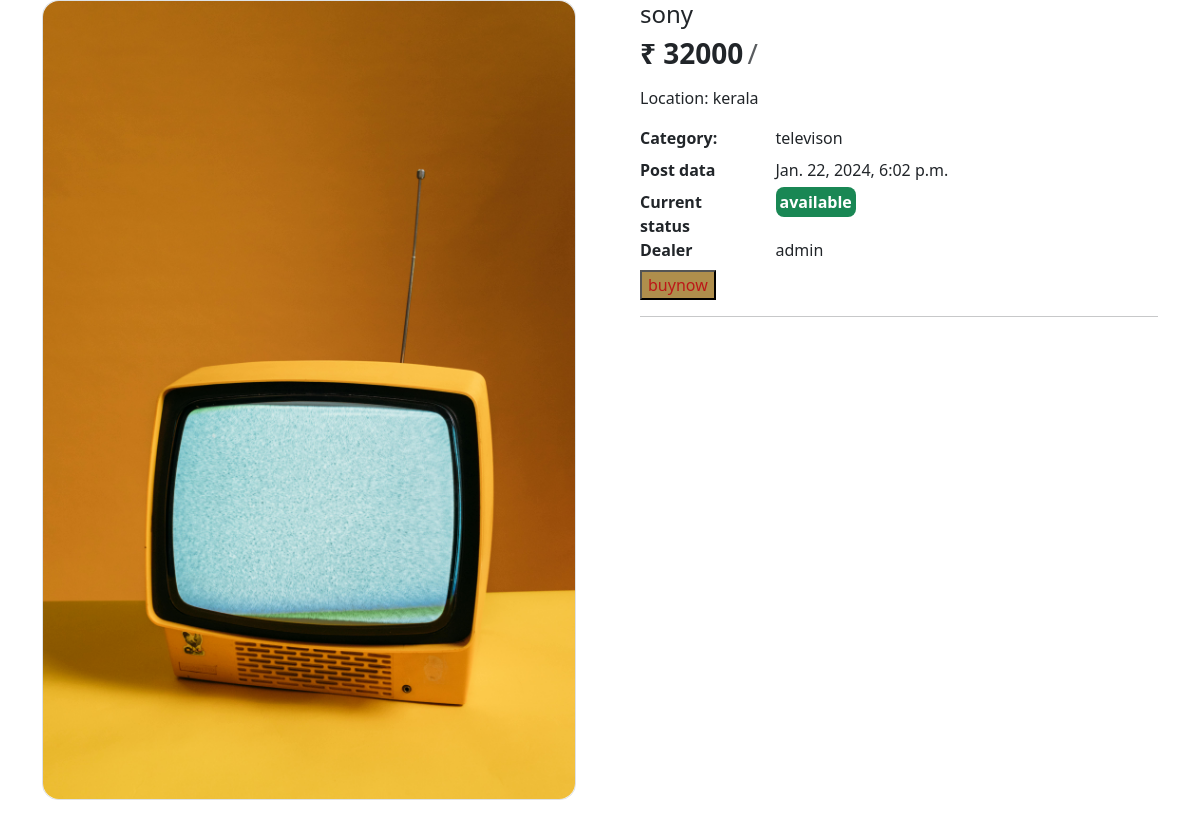
The app's page /scrapdetail/13/detail/ (signed in) with its own data.
### scrap/models.py (models this page shows, shortened)
class Scrap(models.Model):
    name=models.CharField(max_length=200)
    condition=models.CharField(max_length=200)
    price=models.PositiveIntegerField()
    picture=models.ImageField(upload_to="scrapimages",null=True ,blank=True)
    user=models.ForeignKey(User,on_delete=models.CASCADE,related_name="user_scrap")
    place=models.CharField(max_length=200)
    category=models.ForeignKey(Category,on_delete=models.CASCADE,related_name="scrap_category")
    created_date=models.DateTimeField(auto_now_add=True)
    status_option=(
        ("sold","sold"),
        ("available","available")
    )
    status=models.CharField(choices=status_option, max_length=200,default="available")

class Category(models.Model):
    name=models.CharField(max_length=200)
    def __str__(self):
        return self.name

### scrap/views.py (the view)
# urls.py: path('scrapdetail/<int:pk>/detail/',views.ScrapDetailView.as_view(),name="scrapdetails"),
@method_decorator(decs,name="dispatch")
class ScrapDetailView(DetailView):
    template_name="scrapdetail.html"
    model=Scrap
    context_object_name="data"

### scrap/decorator.py (called while the page is built)
def login_required(fn):
    def wrapper(request,*args,**kwargs):
        if not request.user.is_authenticated:
            messages.error(request,"invalid session")
            return redirect("signin")
        else:
            return fn(request,*args,**kwargs)
    return wrapper

### scrap/templates/scrapdetail.html (shortened to what this page needs)
<!DOCTYPE html>
<html lang="en">
<head>
    <link href="https://cdn.jsdelivr.net/npm/bootstrap@5.3.2/dist/css/bootstrap.min.css" rel="stylesheet">
</head>
<body>
    <div class="container ">
        <div class="row gx-5">
            <aside class="col-lg-6">
              <div class="border rounded-4 mb-3 d-flex justify-content-center">
                  <img style="max-width: 100%; max-height: 100vh; margin: auto;" class="rounded-4 fit" src="{{data.picture.url}}">
              </div>
            </aside>
            <main class="col-lg-6">
              <div class="ps-lg-3">
                <h4 class="title text-dark">
                  {{data.name}} <br />
                </h4>
                <div class="mb-3">
                  <span class="h3 fw-bolder">₹ {{data.price}}</span>
                  <span class="h3 text-muted">/</span>
                </div>
                <p>
                  Location:
                  {{data.place}}
                </p>
                <div class="row">
                  <dt class="col-3">Category:</dt>
                  <dd class="col-9">{{data.category}}</dd>
                  <dt class="col-3">Post data</dt>
                  <dd class="col-9">{{data.created_date}}</dd>
                  <dt class="col-3">Current status</dt>
                  <dd class="col-9"><span class="bg-success text-white p-1 rounded-3 fw-bold">{{data.status}}</span></dd>
                  <dt class="col-3">Dealer</dt>
                  <dd class="col-9">{{data.user}}</dd>
                </div>
                <a href="">
                  <button type="button" style="background-color: #af8e4c; color: rgb(188, 24, 24);">buynow</button>
                </a>
            <hr />
    </div>
</body>
</html>

### records on screen
Scrap: picture (picture), price "32000", place "kerala", category "televison", created_date "Jan. 22, 2024, 6:02 p.m.", status "available", user "admin"
